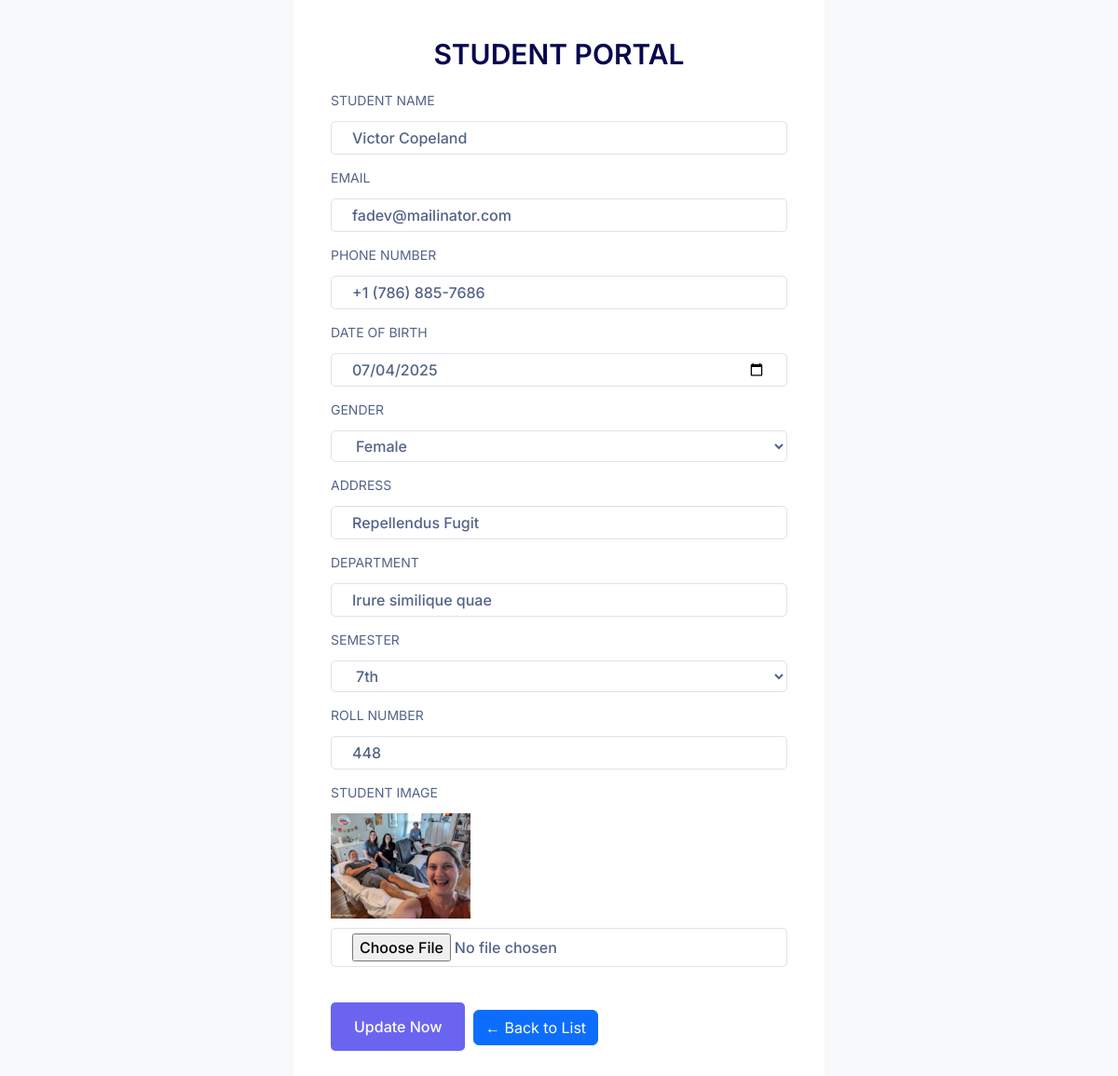
The page /edit.php?id=3 on the database its author committed.
### tables this page shows
CREATE TABLE `student_portal` (
  `id` int(11) NOT NULL,
  `student_name` varchar(255) NOT NULL,
  `email` varchar(100) NOT NULL,
  `phone` text NOT NULL,
  `date_of_birth` int(11) NOT NULL,
  `gender` varchar(20) NOT NULL,
  `address` varchar(100) NOT NULL,
  `department` varchar(20) NOT NULL,
  `semester` varchar(20) NOT NULL,
  `roll` int(11) NOT NULL,
  `student_image` varchar(255) NOT NULL
);

CREATE TABLE `gender` (
  `id` int(11) NOT NULL,
  `gender` varchar(55) NOT NULL
);

CREATE TABLE `semester` (
  `id` int(11) NOT NULL,
  `name` varchar(255) NOT NULL
);

### edit.php (the view, shortened to what this page needs)
<!DOCTYPE html>
<html lang="en">
<head>
<?php
require_once './includes/head.php';
require_once 'bd-connection.php';
?>
<?php
$sql = "SELECT * FROM `student_portal` WHERE id = " . $_GET['id'];
$data = $connect->query($sql);
$get_data = mysqli_fetch_all($data, MYSQLI_ASSOC);
$student = $get_data[0];
if($is_connect = true){
  $sql = "SELECT * FROM `semester`";
  $data_semester = $connect->query($sql);
  $get_data_semester = mysqli_fetch_all($data_semester, MYSQLI_ASSOC);
}
if($is_connect = true){
  $sql = "SELECT * FROM `gender`";
  $data_gender = $connect->query($sql);
  $get_data_gender = mysqli_fetch_all($data_gender, MYSQLI_ASSOC);
}
?>
</head>
<body class="bg-light">
  <div class="formbold-form-wrapper">
    <h1 class="heading">Student Portal</h1>
    <form action="update.php" method="POST" enctype="multipart/form-data">
    <div class="formbold-form-title">
      <label class="formbold-form-label" for="student_name">Student Name</label>
      <input type="text" name="student_name" value="<?php echo $student['student_name'] ?>" id="student_name" class="formbold-form-input" required />
    </div>
    <div class="formbold-form-title">
      <label class="formbold-form-label" for="email">Email</label>
      <input type="email" name="email" id="email" value="<?php echo $student['email'] ?>" class="formbold-form-input" required />
    </div>
    <div class="formbold-form-title">
      <label class="formbold-form-label" for="phone">Phone Number</label>
      <input type="tel" name="phone" id="phone" value="<?php echo $student['phone'] ?>" class="formbold-form-input" required />
    </div>
    <div class="formbold-form-title">
      <label class="formbold-form-label" for="date_of_birth">Date of Birth</label>
        <input type="date" name="date_of_birth" id="date_of_birth" value="<?php echo date('Y-m-d', strtotime($student['date_of_birth'])); ?>" class="formbold-form-input" required />
       </div>
    <div class="formbold-form-title">
      <label class="formbold-form-label" for="gender">Gender</label>
      <select name="gender" class="formbold-form-input" required>
        <?php foreach($get_data_gender as $gender): ?>
          <option value="<?php echo $gender['id']; ?>" <?php echo $gender['id'] == $student['gender'] ? 'selected' : ''; ?>>
            <?php echo $gender['gender']; ?>
          </option>
        <?php endforeach; ?>
      </select>
    </div>
    <div class="formbold-form-title">
      <label class="formbold-form-label" for="address">Address</label>
      <input type="text" name="address" id="address" value="<?php echo $student['address'] ?>" class="formbold-form-input" required />
    </div>
    <div class="formbold-form-title">
      <label class="formbold-form-label" for="department">Department</label>
      <input type="text" name="department" id="department" value="<?php echo $student['department'] ?>" class="formbold-form-input" required />
    </div>
    <div class="formbold-form-title">
      <label class="formbold-form-label" for="semester">Semester</label>
      <select name="semester" class="formbold-form-input" required>
        <?php foreach($get_data_semester as $semester): ?>
          <option value="<?php echo $semester['id']; ?>" <?php echo $semester['id'] == $student['semester'] ? 'selected' : ''; ?>>
            <?php echo $semester['name']; ?>
          </option>
        <?php endforeach; ?>
      </select>
    </div>
    <div class="formbold-form-title">
      <label class="formbold-form-label" for="roll">Roll Number</label>
      <input type="text" name="roll" id="roll" value="<?php echo $student['roll'] ?>" class="formbold-form-input" required />
    </div>
      <div class="formbold-form-title">
        <label class="formbold-form-label" for="student_image">Student Image</label>
        <div style="margin-bottom:10px;">
          <img id="imagePreview" src="<?php echo $student['student_image']; ?>" alt="Current Image" width="150">
        </div>
        <input type="file" name="student_image" id="student_image" class="formbold-form-input" accept="image/*" onchange="previewImage(event)" />
      </div>
      <button type="submit" class="formbold-btn">Update Now</button>
      <a href="index.php" class="btn btn-primary mx-1">← Back to List</a>
    </form>
  </div>
</body>
</html>

### style.css (style rules this page uses)
* { margin: 0; padding: 0; box-sizing: border-box; }
body { font-family: 'Inter', sans-serif; }
.formbold-form-wrapper { margin: 0 auto; max-width: 570px; width: 100%; background: white; padding: 40px; }
.formbold-form-title { margin-bottom: 13px; }
.formbold-form-input { text-align: left; width: 100%; padding: 5px 22px; border-radius: 5px; border: 1px solid #dde3ec; background: #ffffff; font-weight: 500; font-size: 16px; color: #536387; outline: none; resize: none; }
.formbold-form-label { color: #536387; font-size: 14px; line-height: 24px; display: block; margin-bottom: 10px; text-transform: uppercase; }
.formbold-btn { font-size: 16px; border-radius: 5px; padding: 14px 25px; border: none; font-weight: 500; background-color: #6a64f1; color: white; cursor: pointer; margin-top: 25px; }
.heading { font-size: 30px; font-weight: 600; color: #07074d; text-align: center; margin-bottom: 20px; text-transform: uppercase; }

### rows shown on the page
student_portal: student_name "Victor Copeland", email "fadev@mailinator.com", phone "+1 (786) 885-7686", date_of_birth "07/04/2025", gender "Female", address "Repellendus Fugit", department "Irure similique quae", semester "7th", roll "448", student_image (picture)
